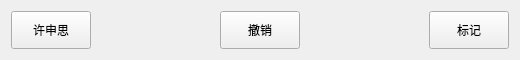
   <widget class="QWidget" name="layoutWidget">
    <property name="geometry">
     <rect>
      <x>10</x>
      <y>568</y>
      <width>520</width>
      <height>60</height>
     </rect>
    </property>
    <layout class="QHBoxLayout" name="horizontalLayout">
     <item>
      <widget class="QPushButton" name="btnSolve">
       <property name="sizePolicy">
        <sizepolicy hsizetype="Minimum" vsizetype="MinimumExpanding">
         <horstretch>0</horstretch>
         <verstretch>0</verstretch>
        </sizepolicy>
       </property>
       <property name="text">
        <string>许申思</string>
       </property>
      </widget>
     </item>
     <item>
      <spacer name="horizontalSpacer">
       <property name="orientation">
        <enum>Qt::Horizontal</enum>
       </property>
       <property name="sizeHint" stdset="0">
        <size>
         <width>40</width>
         <height>20</height>
        </size>
       </property>
      </spacer>
     </item>
     <item>
      <widget class="QPushButton" name="btnUndo">
       <property name="sizePolicy">
        <sizepolicy hsizetype="Minimum" vsizetype="MinimumExpanding">
         <horstretch>0</horstretch>
         <verstretch>0</verstretch>
        </sizepolicy>
       </property>
       <property name="text">
        <string>撤销</string>
       </property>
      </widget>
     </item>
     <item>
      <spacer name="horizontalSpacer_2">
       <property name="orientation">
        <enum>Qt::Horizontal</enum>
       </property>
       <property name="sizeHint" stdset="0">
        <size>
         <width>40</width>
         <height>20</height>
        </size>
       </property>
      </spacer>
     </item>
     <item>
      <widget class="QPushButton" name="btnMark">
       <property name="sizePolicy">
        <sizepolicy hsizetype="Minimum" vsizetype="MinimumExpanding">
         <horstretch>0</horstretch>
         <verstretch>0</verstretch>
        </sizepolicy>
       </property>
       <property name="text">
        <string>标记</string>
       </property>
       <property name="checkable">
        <bool>true</bool>
       </property>
       <property name="checked">
        <bool>false</bool>
       </property>
      </widget>
     </item>
    </layout>
   </widget>
